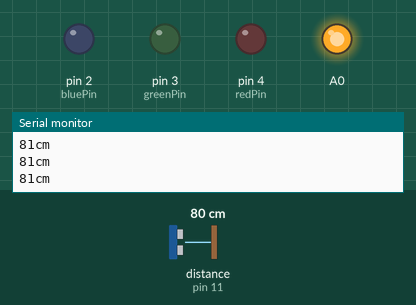
This sketch was run on a simulated Arduino Uno, built with avr-gcc and run on an emulated ATmega328P. On the bench: output pins drawn as LEDs (lit = HIGH), the last lines printed to the serial monitor. Inputs (shaded band) come from the test bench; at power-on: distance to the obstacle (sensor on pin 11) 80 cm. The echo pulse lasts 58.3 µs per cm.

Above: at 1.2 s.
1.3 s: distance to the obstacle (sensor on pin 11) set to 120 cm
2.8 s: distance to the obstacle (sensor on pin 11) set to 128 cm
At 3.4 s:
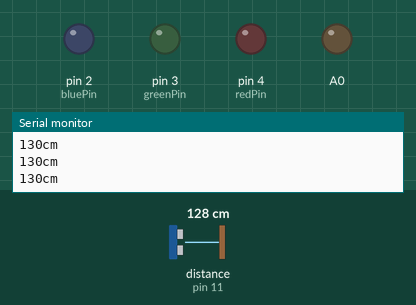
4.3 s: distance to the obstacle (sensor on pin 11) set to 2 cm
At 5.5 s:
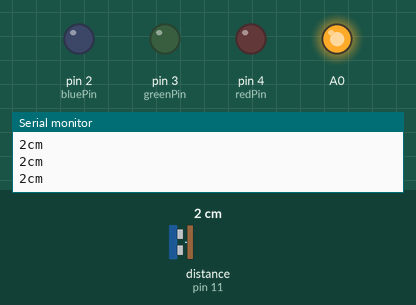
Timing chart, 0 to 7.3 s (numbered marks = the images above; inputs shaded):
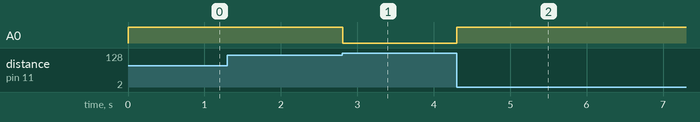

Measured:
- the behaviour switches between 125 and 126 cm on distance to the obstacle (sensor on pin 11) (found by bisection; images 0 and 1)
- after the input at 2.8 s, A0: HIGH → LOW at once
- after the input at 4.3 s, A0: LOW → HIGH at once

The sketch:

UltraschallSensor.ino
```cpp
#include <NewPing.h>

#define TRIG_PIN 10
#define ECHO_PIN 11
#define MAX_DIST 255

NewPing sonar(TRIG_PIN, ECHO_PIN, MAX_DIST);

int redPin = 4;
int greenPin = 3;
int bluePin = 2;

void setup() {
  Serial.begin(9600);
  pinMode(redPin, OUTPUT);
  pinMode(greenPin, OUTPUT);
  pinMode(bluePin, OUTPUT);
}

void loop() {
  unsigned int distance = sonar.ping_cm();
  Serial.print(distance);
  Serial.println("cm");
  distance = 255 - distance;
  analogWrite(A0, distance);
  delay(20);
}
```
